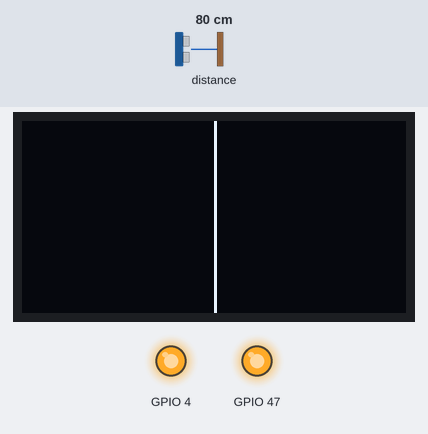
Bench run of a program on a simulated ESP32-S3. Shown: 128×64 one-colour display, output pins drawn as LEDs (lit = HIGH). The test bench sets the inputs (shaded band); at power-on: distance to the obstacle 80 cm.

Above: at 2.2 s.
2.3 s: distance to the obstacle set to 2 cm
At 2.7 s:
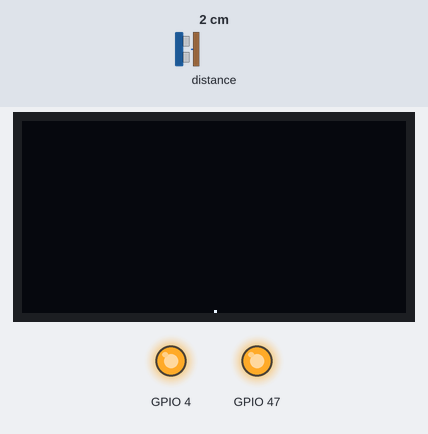
3.8 s: distance to the obstacle set to 4 cm
5.4 s: distance to the obstacle set to 9 cm
Timing chart, 0 to 8.4 s (numbered marks = the images above; inputs shaded):
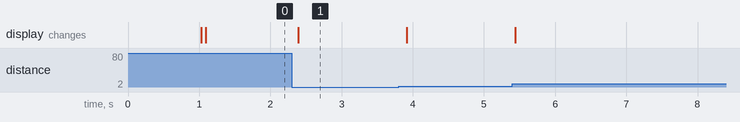

Measured:
- after the input at 2.3 s, the display: changes after 0.09 s (image 1)

The program:

main.cpp
```cpp
// // 01. VL53L0X test
// #include <Wire.h>
// #include "Adafruit_VL53L0X.h"

// #define SDA_PIN 42
// #define SCL_PIN 2

// Adafruit_VL53L0X lox = Adafruit_VL53L0X();

// void setup()
// {
//   Serial.begin(115200);
//   pinMode(4, OUTPUT);
//   digitalWrite(4, HIGH);
//   pinMode(47, OUTPUT);
//   digitalWrite(47, HIGH);
//   delay(1000);

//   Wire.begin(SDA_PIN, SCL_PIN);

//   // wait until serial port opens for native USB devices
//   while (!Serial)
//   {
//     delay(1);
//   }

//   Serial.println("Adafruit VL53L0X test.");
//   if (!lox.begin())
//   {
//     Serial.println(F("Failed to boot VL53L0X"));
//     while (1)
//       ;
//   }
//   // power
//   Serial.println(F("VL53L0X API Continuous Ranging example\n\n"));

//   // start continuous ranging
//   lox.startRangeContinuous();
// }

// void loop()
// {
//   if (lox.isRangeComplete())
//   {
//     Serial.print("Distance in mm: ");
//     Serial.println(lox.readRange());
//   }
// }

// //=======================================
// // 02. RTOS základ

// #include <Wire.h>
// #include "Adafruit_VL53L0X.h"

// #define SDA_PIN 42
// #define SCL_PIN 2

// Adafruit_VL53L0X lox = Adafruit_VL53L0X();

// #define LED_PIN 21

// // ---------- Task pro měření vzdálenosti ----------
// void TaskDistanceMeasure(void *pvParameters)
// {
//   (void)pvParameters;
//   for (;;)
//   {
//     if (lox.isRangeComplete())
//     {
//       uint16_t distance = lox.readRange();
//       Serial.print("Distance in mm: ");
//       Serial.println(distance);
//     }
//     // Krátké uspání tasku, aby neběžel zbytečně naplno
//     vTaskDelay(pdMS_TO_TICKS(50));
//   }
// }

// // ---------- Task pro blikání LED ----------
// void TaskBlinkLed(void *pvParameters)
// {
//   (void)pvParameters;
//   for (;;)
//   {
//     digitalWrite(LED_PIN, HIGH);
//     Serial.println("LED ON");
//     vTaskDelay(pdMS_TO_TICKS(200));

//     digitalWrite(LED_PIN, LOW);
//     Serial.println("LED OFF");
//     vTaskDelay(pdMS_TO_TICKS(200));
//   }
// }

// void setup()
// {
//   Serial.begin(115200);
//   pinMode(4, OUTPUT);
//   digitalWrite(4, HIGH);
//   pinMode(47, OUTPUT);
//   digitalWrite(47, HIGH);
//   delay(1000);

//   pinMode(LED_PIN, OUTPUT);

//   Wire.begin(SDA_PIN, SCL_PIN);

//   // wait until serial port opens for native USB devices
//   while (!Serial)
//   {
//     delay(1);
//   }

//   Serial.println("Adafruit VL53L0X test.");
//   if (!lox.begin())
//   {
//     Serial.println(F("Failed to boot VL53L0X"));
//     while (1)
//       ;
//   }
//   // power
//   Serial.println(F("VL53L0X API Continuous Ranging example\n\n"));

//   // start continuous ranging
//   lox.startRangeContinuous();
//   // Vytvoření RTOS tasků

//   xTaskCreate(
//       TaskDistanceMeasure, // funkce tasku
//       "DistanceTask",      // jméno
//       4096,                // velikost stacku
//       NULL,                // parametr
//       2,                   // priorita
//       NULL                 // handle
//   );

//   xTaskCreate(
//       TaskBlinkLed,
//       "BlinkTask",
//       2048,
//       NULL,
//       1,
//       NULL);
// }

// void loop()
// {
//   // loop zůstává prázdná
//   // aplikaci řídí FreeRTOS tasky
//   vTaskDelay(pdMS_TO_TICKS(1000));
// }

//=======================================
// 03. RTOS fronta pro sdílení dat mezi tasky

// #include <Wire.h>
// #include "Adafruit_VL53L0X.h"

// #define SDA_PIN 42
// #define SCL_PIN 2
// #define LED_PIN 21

// Adafruit_VL53L0X lox = Adafruit_VL53L0X();

// // Handle na RTOS frontu
// QueueHandle_t distanceQueue;

// void TaskDistanceMeasure(void *pvParameters)
// {
//   (void)pvParameters;

//   uint16_t distance;

//   for (;;)
//   {
//     if (lox.isRangeComplete())
//     {
//       distance = lox.readRange();

//       Serial.print("Namereno: ");
//       Serial.print(distance);
//       Serial.println(" mm");

//       // Pošli hodnotu do fronty
//       xQueueSend(distanceQueue, &distance, portMAX_DELAY);
//     }

//     vTaskDelay(pdMS_TO_TICKS(50));
//   }
// }

// void TaskLedControl(void *pvParameters)
// {
//   (void)pvParameters;

//   uint16_t receivedDistance;
//   int blinkDelay = 500;

//   for (;;)
//   {
//     // Čekej na novou hodnotu z fronty
//     if (xQueueReceive(distanceQueue, &receivedDistance, portMAX_DELAY) == pdTRUE)
//     {
//       Serial.print("LED task dostal: ");
//       Serial.print(receivedDistance);
//       Serial.println(" mm");

//       // Nastavení rychlosti blikání podle vzdálenosti
//       if (receivedDistance < 100)
//       {
//         blinkDelay = 100; // velmi blízko -> rychlé blikání
//       }
//       else if (receivedDistance < 300)
//       {
//         blinkDelay = 250; // střední vzdálenost
//       }
//       else
//       {
//         blinkDelay = 500; // daleko -> pomalé blikání
//       }

//       digitalWrite(LED_PIN, HIGH);
//       vTaskDelay(pdMS_TO_TICKS(blinkDelay));
//       digitalWrite(LED_PIN, LOW);
//       vTaskDelay(pdMS_TO_TICKS(blinkDelay));
//     }
//   }
// }

// void setup()
// {
//   Serial.begin(115200);

//   pinMode(4, OUTPUT);
//   digitalWrite(4, HIGH);
//   pinMode(47, OUTPUT);
//   digitalWrite(47, HIGH);
//   delay(1000);

//   pinMode(LED_PIN, OUTPUT);
//   digitalWrite(LED_PIN, LOW);

//   Wire.begin(SDA_PIN, SCL_PIN);

//   while (!Serial)
//   {
//     delay(1);
//   }

//   Serial.println("VL53L0X + FreeRTOS Queue example");

//   if (!lox.begin())
//   {
//     Serial.println("Failed to boot VL53L0X");
//     while (1)
//       ;
//   }

//   lox.startRangeContinuous();

//   // Vytvoření fronty pro 5 hodnot typu uint16_t
//   distanceQueue = xQueueCreate(5, sizeof(uint16_t));

//   if (distanceQueue == NULL)
//   {
//     Serial.println("Chyba: frontu se nepodarilo vytvorit");
//     while (1)
//       ;
//   }

//   xTaskCreate(
//       TaskDistanceMeasure,
//       "DistanceTask",
//       4096,
//       NULL,
//       2,
//       NULL);

//   xTaskCreate(
//       TaskLedControl,
//       "LedTask",
//       2048,
//       NULL,
//       1,
//       NULL);
// }

// void loop()
// {
//   vTaskDelay(pdMS_TO_TICKS(1000));
// }

//=======================================
// 04. RTOS MUTEX pro sdílení dat mezi tasky

// #include <Arduino.h>
// #include <Wire.h>
// #include "Adafruit_VL53L0X.h"
// #include <Adafruit_GFX.h>
// #include <Adafruit_SSD1306.h>

// #define SDA_PIN 42
// #define SCL_PIN 2

// #define SCREEN_WIDTH 128
// #define SCREEN_HEIGHT 64
// #define OLED_RESET -1

// Adafruit_VL53L0X lox;
// Adafruit_SSD1306 display(SCREEN_WIDTH, SCREEN_HEIGHT, &Wire, OLED_RESET);

// SemaphoreHandle_t i2cMutex;
// SemaphoreHandle_t dataMutex;

// uint16_t lastDistance = 0;
// bool distanceValid = false;

// void TaskSensor(void *pvParameters)
// {
//   (void)pvParameters;

//   VL53L0X_RangingMeasurementData_t measure;
//   TickType_t lastWake = xTaskGetTickCount();

//   for (;;)
//   {
//     vTaskDelayUntil(&lastWake, pdMS_TO_TICKS(100));

//     bool localValid = false;
//     uint16_t localDistance = 0;

//     if (xSemaphoreTake(i2cMutex, pdMS_TO_TICKS(200)) == pdTRUE)
//     {
//       lox.rangingTest(&measure, false);
//       xSemaphoreGive(i2cMutex);

//       if (measure.RangeStatus != 4)
//       { // 4 = out of range
//         localDistance = measure.RangeMilliMeter;
//         localValid = true;
//       }
//     }

//     if (xSemaphoreTake(dataMutex, pdMS_TO_TICKS(20)) == pdTRUE)
//     {
//       distanceValid = localValid;
//       if (localValid)
//       {
//         lastDistance = localDistance;
//       }
//       xSemaphoreGive(dataMutex);
//     }

//     if (localValid)
//     {
//       Serial.print("Sensor: ");
//       Serial.print(localDistance);
//       Serial.println(" mm");
//     }
//     else
//     {
//       Serial.println("Sensor: invalid/out of range");
//     }
//   }
// }

// void TaskDisplay(void *pvParameters)
// {
//   (void)pvParameters;

//   for (;;)
//   {
//     uint16_t distanceCopy = 0;
//     bool validCopy = false;

//     if (xSemaphoreTake(dataMutex, pdMS_TO_TICKS(20)) == pdTRUE)
//     {
//       distanceCopy = lastDistance;
//       validCopy = distanceValid;
//       xSemaphoreGive(dataMutex);
//     }

//     if (xSemaphoreTake(i2cMutex, pdMS_TO_TICKS(300)) == pdTRUE)
//     {
//       display.clearDisplay();
//       display.setTextSize(1);
//       display.setTextColor(SSD1306_WHITE);
//       display.setCursor(0, 0);

//       display.println("RTOS sensor + OLED");
//       display.println();

//       if (validCopy)
//       {
//         display.print("Distance: ");
//         display.print(distanceCopy);
//         display.println(" mm");
//       }
//       else
//       {
//         display.println("Distance: N/A");
//       }

//       display.display();
//       xSemaphoreGive(i2cMutex);
//     }

//     vTaskDelay(pdMS_TO_TICKS(500));
//   }
// }

// void setup()
// {
//   Serial.begin(115200);

//   pinMode(4, OUTPUT);
//   digitalWrite(4, HIGH);
//   pinMode(47, OUTPUT);
//   digitalWrite(47, HIGH);
//   delay(1000);

//   Wire.begin(SDA_PIN, SCL_PIN);
//   Wire.setClock(400000);

//   while (!Serial)
//   {
//     delay(1);
//   }

//   if (!lox.begin())
//   {
//     Serial.println("Failed to boot VL53L0X");
//     while (1)
//     {
//       delay(10);
//     }
//   }

//   if (!display.begin(SSD1306_SWITCHCAPVCC, 0x3C))
//   {
//     Serial.println("Failed to boot OLED");
//     while (1)
//     {
//       delay(10);
//     }
//   }

//   i2cMutex = xSemaphoreCreateMutex();
//   dataMutex = xSemaphoreCreateMutex();

//   if (!i2cMutex || !dataMutex)
//   {
//     Serial.println("Mutex create failed");
//     while (1)
//     {
//       delay(10);
//     }
//   }

//   xTaskCreate(TaskSensor, "SensorTask", 4096, NULL, 3, NULL);
//   xTaskCreate(TaskDisplay, "DisplayTask", 4096, NULL, 1, NULL);
// }

// void loop()
// {
//   vTaskDelay(pdMS_TO_TICKS(1000));
// }

//=======================================
// 02. Oled visualization VL53L0X (pridat vzdálenost na display)
#include <Wire.h>
#include "Adafruit_VL53L0X.h"
#include <Adafruit_GFX.h>
#include <Adafruit_SSD1306.h>

#define SDA_PIN 42
#define SCL_PIN 2
#define OLED_ADDR 0x3C

Adafruit_VL53L0X lox = Adafruit_VL53L0X();
Adafruit_SSD1306 display(128, 64, &Wire, -1);

void setup()
{
  Serial.begin(115200);
  pinMode(4, OUTPUT);
  digitalWrite(4, HIGH);
  pinMode(47, OUTPUT);
  digitalWrite(47, HIGH);
  delay(1000);

  Wire.begin(SDA_PIN, SCL_PIN);

  if (!display.begin(SSD1306_SWITCHCAPVCC, OLED_ADDR))
  {
    Serial.println("SSD1306 init failed");
    while (1)
      ;
  }

  display.clearDisplay();
  display.setTextColor(SSD1306_WHITE);

  if (!lox.begin())
  {
    display.println("VL53L0X fail!");
    display.display();
    while (1)
      ;
  }

  lox.startRangeContinuous();
}

void loop()
{
  if (lox.isRangeComplete())
  {
    int distance = lox.readRange();
    int height = map(distance, 0, 800, 0, 64);

    display.clearDisplay();
    display.drawLine(64, 64, 64, 64 - height, SSD1306_WHITE);
    display.display();

    delay(50);
  }
}

/*
// 03. Ovládání šipky náklonem + detekce překážky
#include <Wire.h>
#include "Adafruit_VL53L0X.h"
#include <Adafruit_SSD1306.h>
#include <Adafruit_GFX.h>
#include <BMI160Gen.h>

#define SDA_PIN 42
#define SCL_PIN 2
#define OLED_ADDR 0x3C

Adafruit_VL53L0X lox = Adafruit_VL53L0X();
Adafruit_SSD1306 display(128, 64, &Wire, -1);
BMI160GenClass bmi160;

void setup() {
  Serial.begin(115200);
  pinMode(4, OUTPUT);
  digitalWrite(4, HIGH);
  pinMode(47, OUTPUT);
  digitalWrite(47, HIGH);
  delay(1000);
  Wire.begin(SDA_PIN, SCL_PIN);

  if (!display.begin(SSD1306_SWITCHCAPVCC, OLED_ADDR)) {
    Serial.println("OLED init failed");
    while (1);
  }

  display.clearDisplay();
  display.setTextColor(SSD1306_WHITE);

  if (!lox.begin()) {
    display.println("VL53L0X fail");
    display.display();
    while (1);
  }

  if (!bmi160.begin(BMI160GenClass::I2C_MODE, 0x69)) {
    display.println("BMI160 fail");
    display.display();
    while (1);
  }

  bmi160.setAccelerometerRange(2);
  lox.startRangeContinuous();
}

void loop() {
  display.clearDisplay();

  int ax, ay, az, gx, gy, gz;
  bmi160.readMotionSensor(ax, ay, az, gx, gy, gz);

  float accelX = ax / 16384.0;
  float accelY = ay / 16384.0;

  if (lox.isRangeComplete()) {
    int distance = lox.readRange();
    uint8_t status = lox.readRangeStatus();

    if (status == VL53L0X_ERROR_NONE && distance < 150) {
      display.setCursor(30, 25);
      display.setTextSize(2);
      display.println("STOP");
    } else if (status == VL53L0X_ERROR_NONE) {
      display.setTextSize(1);
      int cx = 64;
      int cy = 32;

      // vykreslení šipky dle náklonu
      int dx = accelX * 20;
      int dy = accelY * 20;

      display.drawLine(cx, cy, cx + dx, cy + dy, SSD1306_WHITE);
      display.fillCircle(cx + dx, cy + dy, 3, SSD1306_WHITE);
    } else {
      // Nepodařilo se změřit
      display.setCursor(0, 0);
      display.setTextSize(1);
      display.println("Mereni selhalo");
    }

    display.display();
    delay(100);
  }
}
  */
```
